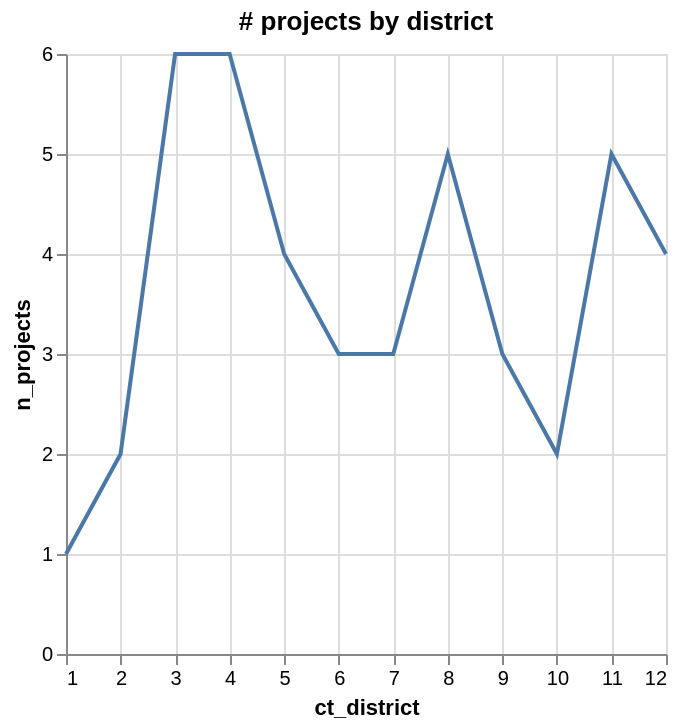

Notebook source saved alongside this figure:
### Markdown cell above
#### Different Charts
* If you want something that isn't a bar chart, simply swap out `.mark_bar()` for `.mark_line` or `mark_circle`.

### Code cell
alt.Chart(district_summary_to_plot, title="# projects by district").mark_line().encode(
    x="ct_district", y="n_projects"
)

### Figure 1 — Vega-Lite specification as saved in the notebook (floating-point values rounded to 4 significant figures)
{"config": {"view": {"continuousWidth": 300, "continuousHeight": 300}}, "data": {"name": "data-fe61ab74781d740c8dcafb218051dfa5"}, "mark": {"type": "line"}, "encoding": {"x": {"field": "ct_district", "type": "quantitative"}, "y": {"field": "n_projects", "type": "quantitative"}}, "title": "# projects by district", "$schema": "https://vega.github.io/schema/vega-lite/v5.20.1.json", "datasets": {"data-fe61ab74781d740c8dcafb218051dfa5": [{"ct_district": 1, "n_projects": 1, "max_overall_score": 72, "min_overall_score": 72, "mean_overall_score": 72.0, "median_overall_score": 72.0}, {"ct_district": 2, "n_projects": 2, "max_overall_score": 63, "min_overall_score": 60, "mean_overall_score": 61.5, "median_overall_score": 61.5}, {"ct_district": 3, "n_projects": 6, "max_overall_score": 97, "min_overall_score": 54, "mean_overall_score": 77.67, "median_overall_score": 80.5}, {"ct_district": 4, "n_projects": 6, "max_overall_score": 97, "min_overall_score": 60, "mean_overall_score": 73.17, "median_overall_score": 70.5}, {"ct_district": 5, "n_projects": 4, "max_overall_score": 98, "min_overall_score": 58, "mean_overall_score": 77.5, "median_overall_score": 77.0}, {"ct_district": 6, "n_projects": 3, "max_overall_score": 77, "min_overall_score": 63, "mean_overall_score": 70.67, "median_overall_score": 72.0}, {"ct_district": 7, "n_projects": 3, "max_overall_score": 94, "min_overall_score": 79, "mean_overall_score": 85.0, "median_overall_score": 82.0}, {"ct_district": 8, "n_projects": 5, "max_overall_score": 85, "min_overall_score": 66, "mean_overall_score": 75.2, "median_overall_score": 73.0}, {"ct_district": 9, "n_projects": 3, "max_overall_score": 87, "min_overall_score": 67, "mean_overall_score": 76.33, "median_overall_score": 75.0}, {"ct_district": 10, "n_projects": 2, "max_overall_score": 86, "min_overall_score": 59, "mean_overall_score": 72.5, "median_overall_score": 72.5}, {"ct_district": 11, "n_projects": 5, "max_overall_score": 89, "min_overall_score": 55, "mean_overall_score": 74.6, "median_overall_score": 75.0}, {"ct_district": 12, "n_projects": 4, "max_overall_score": 97, "min_overall_score": 60, "mean_overall_score": 75.5, "median_overall_score": 72.5}]}}
